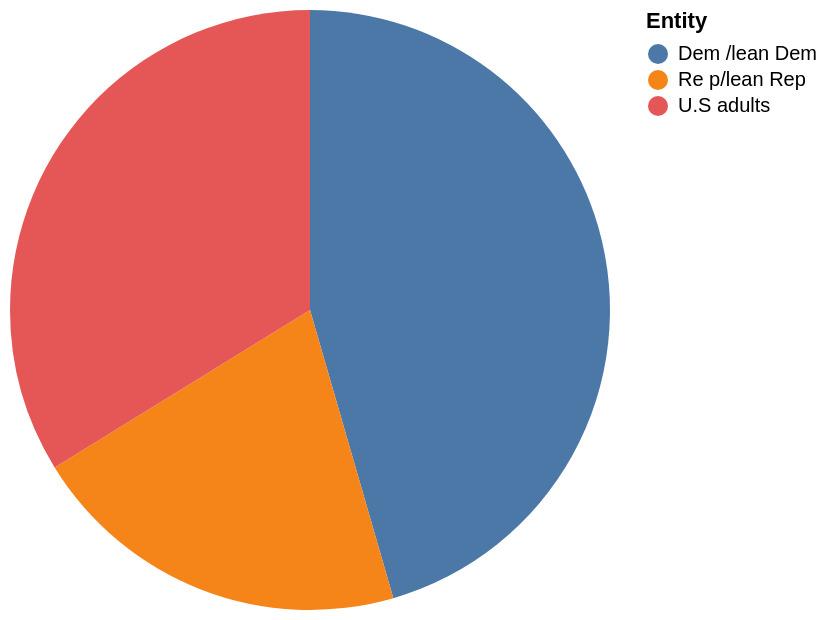

Write the Vega-Lite specification saved for this chart.
### Vega-Lite specification from a JSON file in a GitHub repository (floating-point values rounded to 4 significant figures)
{"$schema": "https://vega.github.io/schema/vega-lite/v5.json", "description": "Pie chart auto-generated from CSV", "data": {"values": [{"Entity": "Dem /lean Dem", "Higher": "66", "About the": "24", "Lower": "9"}, {"Entity": "Re p/lean Rep", "Higher": "30", "About the": "40", "Lower": "30"}, {"Entity": "U.S adults", "Higher": "49", "About the": "31", "Lower": "18"}]}, "mark": "arc", "encoding": {"theta": {"field": "Higher", "type": "quantitative"}, "color": {"field": "Entity", "type": "nominal"}}}
